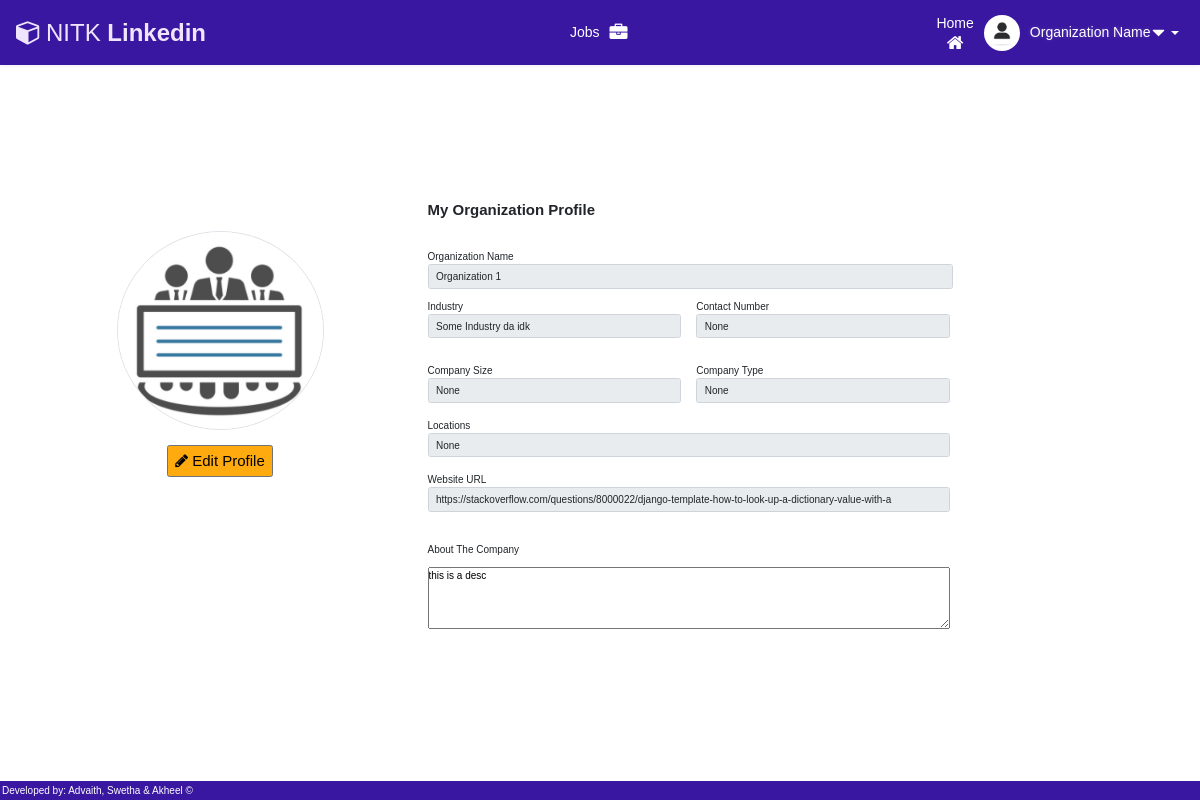
/organization/orgProfile/ (signed in), run on the app's committed database.
### organization/models.py (models this page shows, shortened)
class Organization(models.Model):
  user = models.OneToOneField(User, on_delete=models.CASCADE, primary_key=True)
  org_name = models.CharField(max_length=100, blank=False)
  industry = models.CharField(max_length=50, null=True)
  company_size = models.CharField(max_length=50, null=True)
  company_type = models.CharField(max_length=50, null=True)
  locations = models.CharField(max_length= 200, blank=False, null=True)
  website_url = models.CharField(max_length= 100, null=True)
  contact_no = models.CharField(max_length= 20, blank=False, null=True)
  company_desc = models.CharField(max_length= 200, null=True)
  profile_pic = models.ImageField(upload_to='org_profile_uploads/', blank=True, default="default_org_profile.jpeg")

### organization/views.py (the view)
# urls.py: path('orgProfile/', views.organizationProfile, name="organizationProfile"),
def organizationProfile(request):
  org=Organization.objects.get(user=request.user)
  return render(request, 'view_myorg_profile.html',
      {'orgName':org.org_name, 'industry':org.industry, 'company_size':org.company_size,
      'company_type': org.company_type, 'locations':org.locations, 'web_url': org.website_url,
      'contact_no': org.contact_no, 'desc':org.company_desc})

### templates/view_myorg_profile.html (shortened to what this page needs)
{% load static %}
<!DOCTYPE html>
<html lang="en">
    <head>
        <link rel="stylesheet" href="{% static 'css/navbar.css' %}">
        <link href="https://cdn.jsdelivr.net/npm/bootstrap@5.1.3/dist/css/bootstrap.min.css" rel="stylesheet"><script src="https://ajax.googleapis.com/ajax/libs/jquery/1.12.4/jquery.min.js"></script>
        <link href="https://maxcdn.bootstrapcdn.com/font-awesome/4.7.0/css/font-awesome.min.css" rel="stylesheet">
        <link
        rel="stylesheet"
        href="{% static 'css/organization_homepage.css' %}"
        />
    </head>
    <body>
        <header>
            <nav class="navbar navbar-inverse navbar-expand-xl navbar-dark">
              <div class="navbar-header">
                <a class="navbar-brand" href="#"
                  ><i class="fa fa-cube"></i>NITK<b> Linkedin</b></a
                >
              </div>
              <div
                id="navbarCollapse"
                class="collapse navbar-collapse justify-content-end"
              >
                <ul class="nav navbar-nav">
                  <li class="main-buttons">
                    <a class="active nav-link" href="{% url 'organizationJob' %}"
                      ><span>Jobs</span><i class="fa fa-briefcase"></i
                    ></a>
                  </li>
                </ul>
              </div>
              <div
                id="navbarCollapse"
                class="collapse navbar-collapse justify-content-end"
              >
                <ul class="nav navbar-nav">
                  <li>
                    <a class="active nav-link" href="{% url 'organizationHome' %}"
                      >Home<i class="fa fa-home"></i
                    ></a>
                  </li>
                  <li class="nav-item dropdown active">
                    <a
                      class="nav-link dropdown-toggle"
                      href="#"
                      id="navbarDropdown"
                      role="button"
                      data-bs-toggle="dropdown"
                      aria-expanded="false"
                    >
                      <img
                        src="{% static 'img/user_pic.jpeg' %}"
                        class="avatar"
                        alt="Avatar"
                      />
                      Organization Name
                      <svg
                        class="submenu-icon"
                        xmlns="http://www.w3.org/2000/svg"
                        width="192"
                        height="192"
                        fill="#000000"
                        viewBox="0 0 256 256"
                      >
                        <rect width="256" height="256" fill="none"></rect>
                        <path
                          d="M215.4,92.9A8,8,0,0,0,208,88H48a8,8,0,0,0-7.4,4.9,8.4,8.4,0,0,0,1.7,8.8l80,80a8.2,8.2,0,0,0,11.4,0l80-80A8.4,8.4,0,0,0,215.4,92.9Z"
                        ></path>
                      </svg>
                    </a>
                  </li>
                </ul>
              </div>
            </nav>
          </header>
        <div class="container mt-5 mb-5">
            <div class="row">
                <div class="col-md-4">
                    <div class="d-flex flex-column text-center p-3 py-2" >
                        <img class="border rounded-circle mt-5" style="align-self: center; width: 60%;" src="{% static 'img/org_profile.png' %}">
                        <br>
                        <span><a class="btn btn-secondary" style="background-color:rgba(255, 166, 0, 0.94);font-size: 15px; color:black;" href="{% url 'organizationEditProfile' %}"><i class="fa fa-pencil"></i> Edit Profile</a><span>
                    </div>
                </div>
                <div class="col-md-7">
                    <div class="p-3 py-2">
                        <div class="d-flex mb-3">
                            <h4><b>My Organization Profile</b></h4>
                        </div>
                        <br>
                        <div class="col-md-10">
                          <label for="name">Organization Name</label>
                          <input type="text" id="name" name="name" class="form-control"  value="{{orgName}}" readonly >
                        </div>
                        <div class="row mt-3">
                            <div class="col-md-5">
                              <label for="industry">Industry</label><br>
                              <input type="text" id="industry" name="industry" class="form-control" value="{{industry}}" readonly ><br>
                            </div>
                            <div class="col-md-5">
                              <label for="contact">Contact Number</label>
                              <input type="text" id="contact" name="contact" class="form-control" value="{{contact_no}}" readonly>
                            </div>
                            <div class="col-md-5">
                                <label for="company_size">Company Size</label>
                                <input type="text" id="company_size" name="company_size" class="form-control" value="{{company_size}}" readonly ><br>
                              </div>
                            <div class="col-md-5">
                              <label for="company_size">Company Type</label>
                              <input type="text" id="company_type" name="company_type" class="form-control" value="{{company_type}}" readonly ><br>
                            </div>
                            <div class="col-md-10">
                              <label for="location">Locations</label>
                              <input type="text" id="location" name="location" class="form-control"  value="{{locations}}" readonly><br>
                            </div>
                            <div class="col-md-10">
                              <label for="web_url">Website URL</label>
                              <input type="text" id="web_url" name="web_url" class="form-control"  value="{{web_url}}" readonly><br>
                            </div>
                        </div>
                        <br>
                        <label class="labels">About The Company</label>
                        <textarea id="aboutme" name="aboutme" rows="4" style="box-sizing: border-box; width: 83%;" value="{{desc}}" readonly>{{desc}}</textarea>
                    </div>
                </div>
            </div>
        </div>
    </body>
    <footer class="page-footer">
        Developed by: Advaith, Swetha &amp; Akheel ©
    </footer>
</html>

### static/css/navbar.css (style rules this page uses)
.navbar { color: #fff; background: rgb(57, 23, 160); padding: 5px 16px; }
.navbar img { border-radius: 50%; width: 40px; height: 40px; margin-right: 10px; }
.navbar .navbar-brand { color: #efe5ff; padding-left: 0; padding-right: 50px; font-size: 25px; }
.navbar .navbar-brand i { font-size: 25px; margin-right: 5px; }
.navbar ul li i { font-size: 23px; }
.navbar .nav > li a { color: #efe5ff; padding: 8px 15px; font-size: 17px; }
.navbar .nav > li > a > i { display: block; text-align: center; }
.navbar .nav .active a, .navbar .nav .active a:hover, .navbar .nav .active a:focus { color: #fff; text-shadow: 0 0 4px rgba(255, 255, 255, 0.2); background: transparent !important; }
.page-footer { background: rgb(57, 23, 160); color: #fff; }

### static/css/organization_homepage.css (style rules this page uses)
* { padding: 0; margin: 0; box-sizing: border-box; }
html { font-size: 62.5%; }
body { font-family: "Varela Round", sans-serif; }
.navbar { color: #fff; background: #3917a0; padding: 5px 16px; border-radius: 0; border: none; box-shadow: 0 0 4px rgba(0, 0, 0, 0.1); }
.navbar img { border-radius: 50%; width: 36px; height: 36px; margin-right: 10px; }
.navbar .navbar-brand { text-decoration: none; color: #efe5ff; padding-left: 0; padding-right: 50px; font-size: 24px; }
.navbar .navbar-brand i { font-size: 25px; margin-right: 5px; }
.navbar ul li i { font-size: 18px; }
.navbar .nav > li a { color: #efe5ff; padding: 8px 15px; font-size: 14px; }
.navbar .nav > li > a > i { display: block; text-align: center; }
* { box-sizing: border-box; padding: 0; margin: 0; }
body { position: absolute; top: 0; bottom: 0; left: 0; right: 0; display: flex; flex-direction: column; gap: 0; justify-content: space-between; }
.navbar { position: relative; display: flex; justify-content: space-between; align-items: center; }
.nav-link { text-decoration: none; }
nav a { display: inline-block; }
.navbar-nav { list-style-type: none; display: flex; align-items: center; }
.main-buttons > a { display: flex; align-items: center; justify-content: center; gap: 10px; }
.main-buttons { padding: 0 50px; }
.submenu-icon { height: 17px; width: 17px; fill: white; }
.dropdown-toggle { display: flex; justify-content: space-between; align-items: center; }
.page-footer { width: 100%; padding: 0.2rem; margin-top: 1.2rem; background-color: #3917a0; color: #fff; }

### data on the page
Organization: name "Organization 1", industry "Some Industry da idk", web_url "https://stackoverflow.com/questions/8000022/django-template-how-to-look-up-a-dictionary-value-with-a", aboutme "this is a desc"
